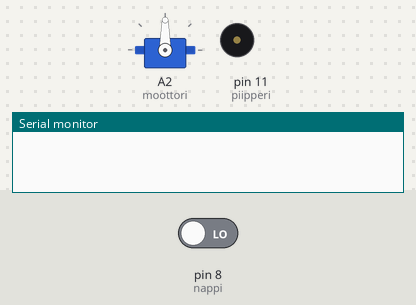
Simulated run of this sketch. Board: Arduino Uno, built with avr-gcc and run on an emulated ATmega328P. Shown: servo, buzzer (waves = sounding), the last lines printed to the serial monitor. Inputs (shaded band) come from the test bench; at power-on: pin 8 (nappi) LOW. Random numbers use the default seed unless the sketch sets one.

Above: at 1.2 s.
1.3 s: pin 8 (nappi) driven HIGH
At 2.55 s:
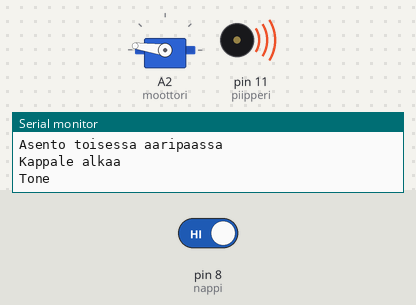
At 10.2 s:
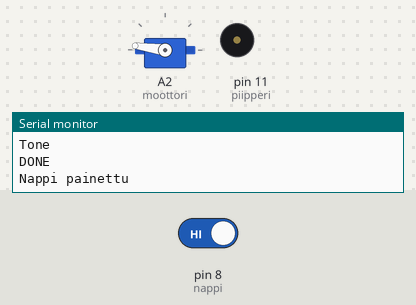
Timing chart, 0 to 12.5 s (numbered marks = the images above; inputs shaded):
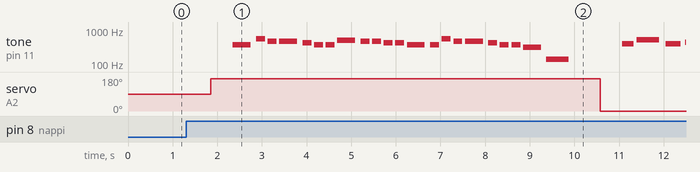

The sketch:

Soittorasia.ino
```cpp
//määritellään nimet PIN numeroille
const int moottori = A2;
const int piipperi = 11;
const int nappi = 8;

//muuttujat
int muuttuja = 0;

//kirjastot

#include <Servo.h>
#include "Pitches.h"

//esitellään servo-olio
Servo spinneri;

//kappaleiden nuotit ja kestot

int melody[] = {
  NOTE_G4, NOTE_C5, NOTE_G4, NOTE_A4, NOTE_B4, NOTE_E4, NOTE_E4,
  NOTE_A4, NOTE_G4, NOTE_F4, NOTE_G4, NOTE_C4, NOTE_C4,
  NOTE_D4, NOTE_D4, NOTE_E4, NOTE_F4, NOTE_F4, NOTE_G4, NOTE_A4, NOTE_B4, NOTE_C5, NOTE_D5,
  NOTE_E5, NOTE_D5, NOTE_C5, NOTE_D5, NOTE_B4, NOTE_G4,
  NOTE_C5, NOTE_B4, NOTE_A4, NOTE_B4, NOTE_E4, NOTE_E4,
  NOTE_A4, NOTE_G4, NOTE_F4, NOTE_G4, NOTE_C4, NOTE_C4,
  NOTE_C5, NOTE_B4, NOTE_A4, NOTE_G4, NOTE_B4, NOTE_C5, NOTE_D5,
  NOTE_E5, NOTE_D5, NOTE_C5, NOTE_B4, NOTE_C5, NOTE_D5, NOTE_G4, NOTE_G4, NOTE_B4, NOTE_C5, NOTE_D5,
  NOTE_C5, NOTE_B4, NOTE_A4, NOTE_G4, NOTE_A4, NOTE_B4, NOTE_E4, NOTE_E4, NOTE_G4, NOTE_A4, NOTE_B4,
  NOTE_C5, NOTE_A4, NOTE_B4, NOTE_C5, NOTE_A4, NOTE_B4, NOTE_C5, NOTE_A4, NOTE_C5, NOTE_F5,
  NOTE_F5, NOTE_E5, NOTE_D5, NOTE_C5, NOTE_D5, NOTE_E5, NOTE_C5, NOTE_C5,
  NOTE_D5, NOTE_C5, NOTE_B4, NOTE_A4, NOTE_B4, NOTE_C5, NOTE_A4, NOTE_A4,
  NOTE_C5, NOTE_B4, NOTE_A4, NOTE_G4, NOTE_C4, NOTE_G4, NOTE_A4, NOTE_B4, NOTE_C5
  };

int noteDurations[] = {
  8, 4, 6, 16, 4, 8, 8,
  4, 6, 16, 4, 8, 8,
  4, 8, 8, 4, 8, 8, 4, 8, 8, 2,
  4, 6, 16, 4, 8, 8,
  4, 6, 16, 4, 8, 8,
  4, 6, 16, 4, 6, 16,
  4, 6, 16, 8, 8, 8, 8,
  2, 8, 8, 8, 8, 3, 8, 8, 8, 8, 8,
  2, 8, 8, 8, 8, 3, 8, 8, 8, 8, 8,
  4, 6, 16, 4, 6, 16, 4, 8, 8, 2,
  2, 8, 8, 8, 8, 3, 8, 2,
  2, 8, 8, 8, 8, 3, 8, 2,
  4, 6, 16, 4, 4, 2, 4, 4, 1
};

int melody2[]= {NOTE_D4, NOTE_AS4, NOTE_G4, NOTE_G4,
               NOTE_D4, NOTE_D4, NOTE_A4, NOTE_F4,
               NOTE_F4, NOTE_D4, NOTE_D4, NOTE_A4,
               NOTE_F4, NOTE_F4, NOTE_CS3, NOTE_CS3,
               NOTE_E4, NOTE_E4, NOTE_F4, NOTE_E4,
               NOTE_D4, NOTE_AS4, NOTE_G4, NOTE_G4,
               NOTE_D4, NOTE_D4, NOTE_A4, NOTE_F4,
               NOTE_F4, NOTE_D4, NOTE_D4, NOTE_A4,
               NOTE_F4, NOTE_F4, NOTE_CS3, NOTE_CS3,
               NOTE_E4, NOTE_E4, NOTE_F4, NOTE_E4
};

int noteDurations2[]= {10, 10, 10, 18, 10, 18, 10, 10, 18,
                      10, 18, 10, 10, 18, 10, 10, 10, 18,
                      18, 18,10, 10, 10, 18, 10, 18, 10, 10, 18,
                      10, 18, 10, 10, 18, 10, 10, 10, 18,
                      18, 18
};

int melody3[]={NOTE_FS4, NOTE_CS5, NOTE_AS4, NOTE_AS4,
              NOTE_GS4, NOTE_FS4, NOTE_FS4, NOTE_B4,
              NOTE_AS4, NOTE_AS4, NOTE_GS4, NOTE_GS4,
              NOTE_FS4, NOTE_FS4, NOTE_CS5, NOTE_AS4,
              NOTE_AS4, NOTE_GS4, NOTE_FS4, NOTE_FS4,
              NOTE_DS4, NOTE_CS3

};


int noteDurations3[]={5, 10, 10, 5, 10, 10, 10, 5, 10, 10, 10,
                     10, 5, 10, 10, 10, 5, 10, 10, 10, 5, 4

};
void setup() {
  // put your setup code here, to run once:
  //PINien määrittely
  pinMode(moottori, OUTPUT);
  pinMode(piipperi, OUTPUT);
  pinMode(nappi, INPUT);

  //liitetään moottori-pin servoon
  spinneri.attach(moottori);

  //otetaan tulostus käyttöön
  Serial.begin(9600);

}

void loop() {
  // put your main code here, to run repeatedly:
  //toistolause alkaa napin painalluksesta
  if (digitalRead(nappi) == HIGH){
    Serial.println("Nappi painettu");
    delay(500);
    muuttuja = random(0, 4);
    Serial.println("arvonta suoritettu");
    delay(50);


    if (muuttuja == 1){
      Serial.println("USSR theme");
      spinneri.write(0);
      Serial.println("Asento nollakohdassa");
      delay(500);
      ussr();
      Serial.println("DONE");

    } else if (muuttuja == 2){
      Serial.println("Crab rave");
      spinneri.write(84);
      Serial.println("Asento keskikohta");
      delay(500);
      crabRave();
      Serial.println("DONE");

    } else if (muuttuja == 3){
      Serial.println("All star theme");
      spinneri.write(172);
      Serial.println("Asento toisessa aaripaassa");
      delay(500);
      allStar();
      Serial.println("DONE");

    }
  }

}

//metodi USSR:lle
void ussr(){
  Serial.println("Kappale alkaa");
  for (int thisNote = 0; thisNote < sizeof(melody) / 2; thisNote++) {
    int noteDuration = 2000 / noteDurations[thisNote];
    Serial.println("Tone");
    tone(piipperi, melody[thisNote], noteDuration);
    int pauseBetweenNotes = noteDuration * 1.30;
    delay(pauseBetweenNotes);
    noTone(piipperi);
    }
}

//metodi Crab Ravelle
void crabRave(){
  Serial.println("Kappale alkaa");
  for (int thisNote2 = 0; thisNote2 < sizeof(melody2) / 2; thisNote2++) {
    int noteDuration2 = 2000 / noteDurations2[thisNote2];
    Serial.println("Tone");
    tone(piipperi, melody2[thisNote2], noteDuration2);
    int pauseBetweenNotes2 = noteDuration2 * 1.30;
    delay(pauseBetweenNotes2);
    noTone(piipperi);
    }
}

//metodi All Starille
void allStar(){
  Serial.println("Kappale alkaa");
  for (int thisNote3 = 0; thisNote3 < sizeof(melody3) / 2; thisNote3++) {
    int noteDuration3 = 2000 / noteDurations3[thisNote3];
    Serial.println("Tone");
    tone(piipperi, melody3[thisNote3], noteDuration3);
    int pauseBetweenNotes3 = noteDuration3 * 1.30;
    delay(pauseBetweenNotes3);
    noTone(piipperi);
    }
}
```

pitches.h
```cpp
#define NOTE_B0  31
#define NOTE_C1  33
#define NOTE_CS1 35
#define NOTE_D1  37
#define NOTE_DS1 39
#define NOTE_E1  41
#define NOTE_F1  44
#define NOTE_FS1 46
#define NOTE_G1  49
#define NOTE_GS1 52
#define NOTE_A1  55
#define NOTE_AS1 58
#define NOTE_B1  62
#define NOTE_C2  65
#define NOTE_CS2 69
#define NOTE_D2  73
#define NOTE_DS2 78
#define NOTE_E2  82
#define NOTE_F2  87
#define NOTE_FS2 93
#define NOTE_G2  98
#define NOTE_GS2 104
#define NOTE_A2  110
#define NOTE_AS2 117
#define NOTE_B2  123
#define NOTE_C3  131
#define NOTE_CS3 139
#define NOTE_D3  147
#define NOTE_DS3 156
#define NOTE_E3  165
#define NOTE_F3  175
#define NOTE_FS3 185
#define NOTE_G3  196
#define NOTE_GS3 208
#define NOTE_A3  220
#define NOTE_AS3 233
#define NOTE_B3  247
#define NOTE_C4  262
#define NOTE_CS4 277
#define NOTE_D4  294
#define NOTE_DS4 311
#define NOTE_E4  330
#define NOTE_F4  349
#define NOTE_FS4 370
#define NOTE_G4  392
#define NOTE_GS4 415
#define NOTE_A4  440
#define NOTE_AS4 466
#define NOTE_B4  494
#define NOTE_C5  523
#define NOTE_CS5 554
#define NOTE_D5  587
#define NOTE_DS5 622
#define NOTE_E5  659
#define NOTE_F5  698
#define NOTE_FS5 740
#define NOTE_G5  784
#define NOTE_GS5 831
#define NOTE_A5  880
#define NOTE_AS5 932
#define NOTE_B5  988
#define NOTE_C6  1047
#define NOTE_CS6 1109
#define NOTE_D6  1175
#define NOTE_DS6 1245
#define NOTE_E6  1319
#define NOTE_F6  1397
#define NOTE_FS6 1480
#define NOTE_G6  1568
#define NOTE_GS6 1661
#define NOTE_A6  1760
#define NOTE_AS6 1865
#define NOTE_B6  1976
#define NOTE_C7  2093
#define NOTE_CS7 2217
#define NOTE_D7  2349
#define NOTE_DS7 2489
#define NOTE_E7  2637
#define NOTE_F7  2794
#define NOTE_FS7 2960
#define NOTE_G7  3136
#define NOTE_GS7 3322
#define NOTE_A7  3520
#define NOTE_AS7 3729
#define NOTE_B7  3951
#define NOTE_C8  4186
#define NOTE_CS8 4435
#define NOTE_D8  4699
#define NOTE_DS8 4978
```

Measured:
- after the input at 1.3 s, tone on pin 11 (piipperi): plays 370 Hz for 0.40 s, 554 Hz for 0.20 s, 466 Hz for 0.20 s, 466 Hz for 0.40 s, 415 Hz for 0.20 s, 370 Hz for 0.20 s … (26 notes in this stretch), starting after 1.1 s; servo on A2 (moottori): 90° → 172° after 0.55 s, → 0° 8.7 s later
